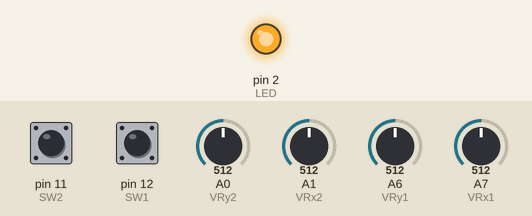
Recording of a program running on a simulated Arduino Nano, built with avr-gcc and run on an emulated ATmega328P. On the bench: output pins drawn as LEDs (lit = HIGH). The inputs (shaded band) are chosen by the test bench; at power-on: pin 11 (SW2) HIGH, pin 12 (SW1) HIGH, A0 (VRy2) = 512, A1 (VRx2) = 512, A6 (VRy1) = 512, A7 (VRx1) = 512. What the program prints to the serial monitor is not drawn.

Above: at 0.1 s.
At 0.8 s:
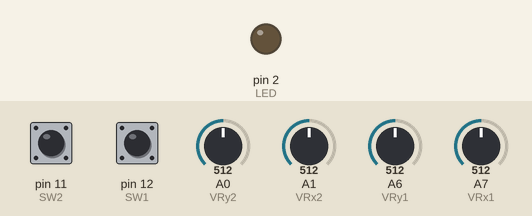
Timing chart, 0 to 2.3 s (numbered marks = the images above):
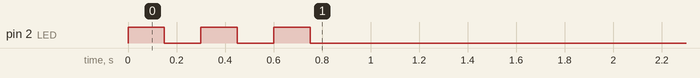

The program:

main.cpp
```cpp
// ============================================================
// MS101 Makespace – EE Project
// TRANSMITTER (Tx) – Dual Joystick, Arduino Nano
// UART Wired Transmitter → ESP32 Receiver
// ============================================================

#include <Arduino.h>

// ---------- Pin Definitions ----------
int VRx1 = A7;
int VRy1 = A6;
int VRx2 = A1;
int VRy2 = A0;

int SW1 = 12;
int SW2 = 11;

int LED = 2;

// ---------- Config ----------
const int BAUD_RATE = 9600; // 9600 bits per second over UART
const int DEAD_ZONE = 10;
const int TX_INTERVAL_MS = 50;

// ---------- Helpers ----------
int mapJoystick(int raw) {
    const int centre = 512;
    if (abs(raw - centre) < DEAD_ZONE) {
        return 0;
    }
    return map(raw, 0, 1023, -255, 255);
}

// 90 deg clockwise axis transform: x' = y, y' = -x
void transformAxes(int &x, int &y) {
    int oldX = x;
    x = y;
    y = -oldX;
}

// ---------- Setup ----------
void setup() {
    pinMode(SW1, INPUT_PULLUP);
    pinMode(SW2, INPUT_PULLUP);
    pinMode(LED, OUTPUT);

    Serial.begin(BAUD_RATE);

    for (int i = 0; i < 3; i++) {
        digitalWrite(LED, HIGH); delay(150);
        digitalWrite(LED, LOW); delay(150);
    }
}

// ---------- Main Loop ----------
void loop() {
    static unsigned long lastTx = 0; // stores when i last sent the data, initialized to 0 so it sends immediately on startup
    unsigned long now = millis(); // millis returns the number of milliseconds since the program started

    if (now - lastTx >= TX_INTERVAL_MS) { // if enough time has passed since the last transmission ( >= 50ms), then we send the next packet
        lastTx = now;

        int raw_x2 = analogRead(VRx2);
        int raw_y2 = analogRead(VRy2);

        int jVRx1 = mapJoystick(analogRead(VRx1));
        int jVRy1 = mapJoystick(analogRead(VRy1));
        int jVRx2 = mapJoystick(raw_x2);
        int jVRy2 = mapJoystick(raw_y2);

        // Serial.println("Raw Joystick Values:");
        // Serial.print(" VRx2: "); Serial.print(raw_x2);
        // Serial.print(" VRy2: "); Serial.println(raw_y2);

        transformAxes(jVRx1, jVRy1);
        transformAxes(jVRx2, jVRy2);

        // Differential-drive mix: left joystick → L/R motor speeds
        int L = constrain(jVRy1 + jVRx1, -255, 255);
        int R = constrain(jVRy1 - jVRx1, -255, 255);

        // Right joystick → function axes
        int F1 = jVRx2; // belt motor control
        int F2 = jVRy2; // servo control

        // Switch states (active-low)
        int S1 = (digitalRead(SW1) == LOW) ? 1 : 0;
        int S2 = (digitalRead(SW2) == LOW) ? 1 : 0;

        // digitalWrite(LED, (S1 || S2) ? HIGH : LOW);

        // Transmit framed ASCII packet: <L,R,F1,F2,S1,S2>\n
        char buf[48];
        int len = snprintf(buf, sizeof(buf), "<%d,%d,%d,%d,%d,%d>\n",
        L, R, F1, F2, S1, S2);
        if (len > 0) {
            Serial.write((const uint8_t *)buf, (size_t)len);
        }
    }
}
```
